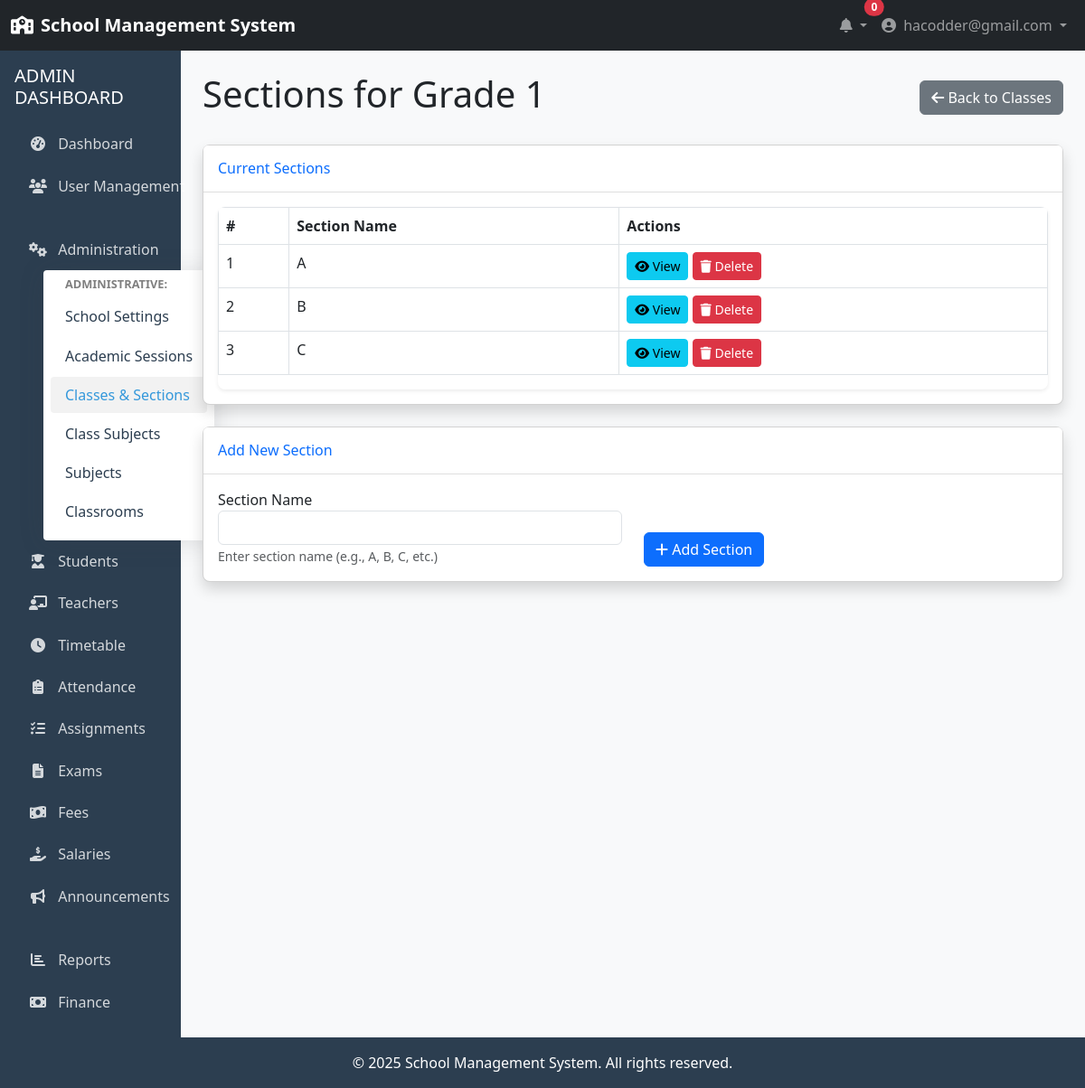
The app's page /administration/classes/1/sections/ (signed in) with its own data.
### accounts/models.py (models this page shows, shortened)
class User(AbstractUser):
    USER_TYPE_CHOICES = (
        ('ADMIN', 'Admin'),
        ('TEACHER', 'Teacher'),
        ('STUDENT', 'Student'),
    )
    username = None
    email = models.EmailField(_('email address'), unique=True)
    user_type = models.CharField(max_length=10, choices=USER_TYPE_CHOICES, default='STUDENT')
    profile_pic = models.ImageField(upload_to='profile_pics/', null=True, blank=True)
    phone_number = models.CharField(max_length=15, null=True, blank=True)
    address = models.TextField(null=True, blank=True)
    date_of_birth = models.DateField(null=True, blank=True)
    USERNAME_FIELD = 'email'
    REQUIRED_FIELDS = []
    objects = UserManager()
    @property
    def is_admin(self):
        return self.user_type == 'ADMIN'

### administration/models.py (models this page shows, shortened)
class Grade(models.Model):
    name = models.CharField(max_length=50, unique=True)
    display_name = models.CharField(max_length=50)

class Section(models.Model):
    name = models.CharField(max_length=50)
    grade = models.ForeignKey(Grade, on_delete=models.CASCADE, related_name='sections')
    class Meta:
        unique_together = ['name', 'grade']

### administration/views.py (the view)
# urls.py: path('classes/<int:grade_id>/sections/', views.grade_sections, name='grade_sections'),
@login_required
@admin_required
def grade_sections(request, grade_id):
    grade = get_object_or_404(Grade, pk=grade_id)
    sections = Section.objects.filter(grade=grade)
    if request.method == 'POST':
        form = SectionForm(request.POST)
        if form.is_valid():
            section = form.save(commit=False)
            section.grade = grade
            section.save()
            messages.success(request, f'Section added successfully to {grade.display_name}!')
            return redirect('administration:grade_sections', grade_id=grade.id)
    else:
        form = SectionForm(initial={'grade': grade})
        form.fields['grade'].widget = forms.HiddenInput()
    context = {
        'grade': grade,
        'sections': sections,
        'form': form
    }
    return render(request, 'administration/grade_sections.html', context)

### templates/administration/grade_sections.html (shortened to what this page needs)
{% extends 'base.html' %}
{% block content %}
<div class="container-fluid">
    <div class="row mb-4">
        <div class="col-md-12">
            <div class="d-flex justify-content-between align-items-center mb-4">
                <h1>Sections for {{ grade.display_name }}</h1>
                <a href="{% url 'administration:class_list' %}" class="btn btn-secondary">
                    <i class="fas fa-arrow-left"></i> Back to Classes
                </a>
            </div>
            <div class="card shadow mb-4">
                <div class="card-header py-3">
                    <h6 class="m-0 font-weight-bold text-primary">Current Sections</h6>
                </div>
                <div class="card-body">
                    {% if sections %}
                    <div class="table-responsive">
                        <table class="table table-bordered">
                            <thead>
                                <tr>
                                    <th>#</th>
                                    <th>Section Name</th>
                                    <th>Actions</th>
                                </tr>
                            </thead>
                            <tbody>
                                {% for section in sections %}
                                <tr>
                                    <td>{{ forloop.counter }}</td>
                                    <td>{{ section.name }}</td>
                                    <td>
                                        <a href="{% url 'administration:section_detail' section.id %}" class="btn btn-sm btn-info">
                                            <i class="fas fa-eye"></i> View
                                        </a>
                                        <form method="post" action="{% url 'administration:delete_grade_section' grade.id section.id %}" class="d-inline">
                                            <button type="submit" class="btn btn-sm btn-danger" onclick="return confirm('Are you sure you want to delete this section?');">
                                                <i class="fas fa-trash"></i> Delete
                                            </button>
                                        </form>
                                    </td>
                                </tr>
                                {% endfor %}
                            </tbody>
                        </table>
                    </div>
                    {% else %}
                    <div class="alert alert-info">
                        No sections have been added to {{ grade.display_name }} yet.
                    </div>
                    {% endif %}
                </div>
            </div>
            <div class="card shadow">
                <div class="card-header py-3">
                    <h6 class="m-0 font-weight-bold text-primary">Add New Section</h6>
                </div>
                <div class="card-body">
                    <form method="post">
                        <div class="row">
                            <div class="col-md-6">
                                <div class="form-group">
                                    <label for="{{ form.name.id_for_label }}">Section Name</label>
                                    {{ form.name }}
                                    <small class="form-text text-muted">Enter section name (e.g., A, B, C, etc.)</small>
                                </div>
                            </div>
                            <div class="col-md-6 d-flex align-items-end">
                                <button type="submit" class="btn btn-primary">
                                    <i class="fas fa-plus"></i> Add Section
                                </button>
                            </div>
                        </div>
                    </form>
                </div>
            </div>
        </div>
    </div>
</div>
{% endblock %}

### templates/base.html (shortened to what this page needs)
<!DOCTYPE html>
<html lang="en">
<head>
    <link href="https://cdn.jsdelivr.net/npm/bootstrap@5.3.0/dist/css/bootstrap.min.css" rel="stylesheet">
    <link rel="stylesheet" href="https://cdnjs.cloudflare.com/ajax/libs/font-awesome/6.4.0/css/all.min.css">
</head>
<body>
    <nav class="navbar navbar-expand-lg navbar-dark bg-dark">
        <div class="container-fluid">
            <a class="navbar-brand" href="{% url 'home' %}">
                <i class="fas fa-school me-2"></i>School Management System
            </a>
            <div class="collapse navbar-collapse" id="navbarSupportedContent">
                <ul class="navbar-nav ms-auto mb-2 mb-lg-0">
                    {% if user.is_authenticated %}
                    <li class="nav-item dropdown">
                        <a class="nav-link dropdown-toggle" href="#" id="notificationDropdown" role="button" data-bs-toggle="dropdown">
                            <i class="fas fa-bell"></i>
                            <span class="position-absolute top-0 start-100 translate-middle badge rounded-pill bg-danger">
                                0
                            </span>
                        </a>
                    </li>
                    <li class="nav-item dropdown">
                        <a class="nav-link dropdown-toggle" href="#" id="userDropdown" role="button" data-bs-toggle="dropdown">
                            <i class="fas fa-user-circle me-1"></i> {{ user.get_full_name|default:user.email }}
                        </a>
                    </li>
                    {% else %}
                    <li class="nav-item">
                        <a class="nav-link" href="{% url 'accounts:login' %}"><i class="fas fa-sign-in-alt me-1"></i> Login</a>
                    </li>
                    {% endif %}
                </ul>
            </div>
        </div>
    </nav>
    <div class="container-fluid">
        <div class="row">
            {% if user.is_authenticated %}
            <div class="col-md-3 col-lg-2 px-0 sidebar">
                <div class="p-3">
                    {% if user.is_admin %}
                    <h5 class="text-uppercase mb-3">Admin Dashboard</h5>
                    <ul class="nav flex-column" id="sidenavAccordion">
                        <li class="nav-item">
                            <a class="nav-link {% if request.path == '/accounts/admin/dashboard/' %}active{% endif %}" href="{% url 'accounts:admin_dashboard' %}">
                                <i class="fas fa-tachometer-alt"></i> Dashboard
                            </a>
                        </li>
                        <li class="nav-item">
                            <a class="nav-link {% if '/accounts/users/' in request.path %}active{% endif %}" href="{% url 'accounts:user_list' %}">
                                <i class="fas fa-users"></i> User Management
                            </a>
                        </li>
                        <li class="nav-item">
                            <a class="nav-link collapsed" href="#" data-bs-toggle="collapse" data-bs-target="#collapseAdmin"
                                aria-expanded="false" aria-controls="collapseAdmin">
                                <i class="fas fa-fw fa-cogs"></i>
                                <span>Administration</span>
                            </a>
                            <div id="collapseAdmin" class="collapse" aria-labelledby="headingAdmin" data-bs-parent="#sidenavAccordion">
                                <div class="bg-white py-2 collapse-inner rounded">
                                    <h6 class="collapse-header">Administrative:</h6>
                                    <a class="collapse-item {% if request.path == '/administration/school-settings/' %}active{% endif %}" href="{% url 'administration:school_settings' %}">School Settings</a>
                                    <a class="collapse-item {% if '/administration/academic-sessions/' in request.path %}active{% endif %}" href="{% url 'administration:academic_session_list' %}">Academic Sessions</a>
                                    <a class="collapse-item {% if '/administration/classes/' in request.path and '/subjects/' not in request.path %}active{% endif %}" href="{% url 'administration:class_list' %}">Classes & Sections</a>
                                    <a class="collapse-item " href="{% url 'administration:class_subject_list' %}">Class Subjects</a>
                                    <a class="collapse-item {% if '/administration/subjects/' in request.path %}active{% endif %}" href="{% url 'administration:subject_list' %}">Subjects</a>
                                    <a class="collapse-item {% if '/administration/classrooms/' in request.path %}active{% endif %}" href="{% url 'administration:classroom_list' %}">Classrooms</a>
                                </div>
                            </div>
                        </li>
                        <li class="nav-item">
                            <a class="nav-link" href="{% url 'academics:student_list' %}">
                                <i class="fas fa-user-graduate"></i> Students
                            </a>
                        </li>
                        <li class="nav-item">
                            <a class="nav-link" href="{% url 'academics:teacher_list' %}">
                                <i class="fas fa-chalkboard-teacher"></i> Teachers
                            </a>
                        </li>
                        <li class="nav-item">
                            <a class="nav-link" href="{% url 'academics:timetable_list' %}">
                                <i class="fas fa-clock"></i> Timetable
                            </a>
                        </li>
                        <li class="nav-item">
                            <a class="nav-link" href="{% url 'academics:attendance_list' %}">
                                <i class="fas fa-clipboard-list"></i> Attendance
                            </a>
                        </li>
                        <li class="nav-item">
                            <a class="nav-link" href="{% url 'academics:assignment_list' %}">
                                <i class="fas fa-tasks"></i> Assignments
                            </a>
                        </li>
                        <li class="nav-item">
                            <a class="nav-link" href="{% url 'academics:exam_list' %}">
                                <i class="fas fa-file-alt"></i> Exams
                            </a>
                        </li>
                        <li class="nav-item">
                            <a class="nav-link" href="{% url 'finance:fee_payment_list' %}">
                                <i class="fas fa-money-bill-wave"></i> Fees
                            </a>
                        </li>
                        <li class="nav-item">
                            <a class="nav-link" href="{% url 'finance:salary_payment_list' %}">
                                <i class="fas fa-hand-holding-usd"></i> Salaries
                            </a>
                        </li>
                        <li class="nav-item">
                            <a class="nav-link" href="#">
                                <i class="fas fa-bullhorn"></i> Announcements
                            </a>
                        </li>
                        <li class="nav-item">
                            <a class="nav-link" href="#">
                                <i class="fas fa-chart-bar"></i> Reports
                            </a>
                        </li>
                        <li class="nav-item
                            ">
                            <a class="nav-link {% if 'finance:fee_category_list' in request.path or 'finance:fee_structure_list' in request.path or 'finance:fee_payment_list' in request.path or 'finance:salary_structure_list' in request.path or 'finance:salary_payment_list' in request.path or 'finance:student_fee_management' in request.path %}{% else %}collapsed{% endif %}" href="#" data-toggle="collapse" data-target="#collapseFinance"
                                aria-expanded="{% if 'finance:fee_category_list' in request.path or 'finance:fee_structure_list' in request.path or 'finance:fee_payment_list' in request.path or 'finance:salary_structure_list' in request.path or 'finance:salary_payment_list' in request.path or 'finance:student_fee_management' in request.path %}true{% else %}false{% endif %}" aria-controls="collapseFinance">
                                <i class="fas fa-fw fa-money-bill"></i>
                                <span>Finance</span>
                            </a>
                        </li>
                    </ul>
                    {% endif %}
                </div>
            </div>
            <div class="col-md-9 col-lg-10 content py-4">
            {% else %}
            <div class="col-12 content py-4">
            {% endif %}
                {% block content %}{% endblock %}
            </div>
        </div>
    </div>
    <footer class="footer text-center">
        <div class="container">
            <p class="mb-0">&copy; {% now "Y" %} School Management System. All rights reserved.</p>
        </div>
    </footer>
</body>
</html>

### records on screen
User: get_full_name "hacodder@gmail.com"
Grade: display_name "Grade 1"
Section: name "A"
Section: name "B"
Section: name "C"
